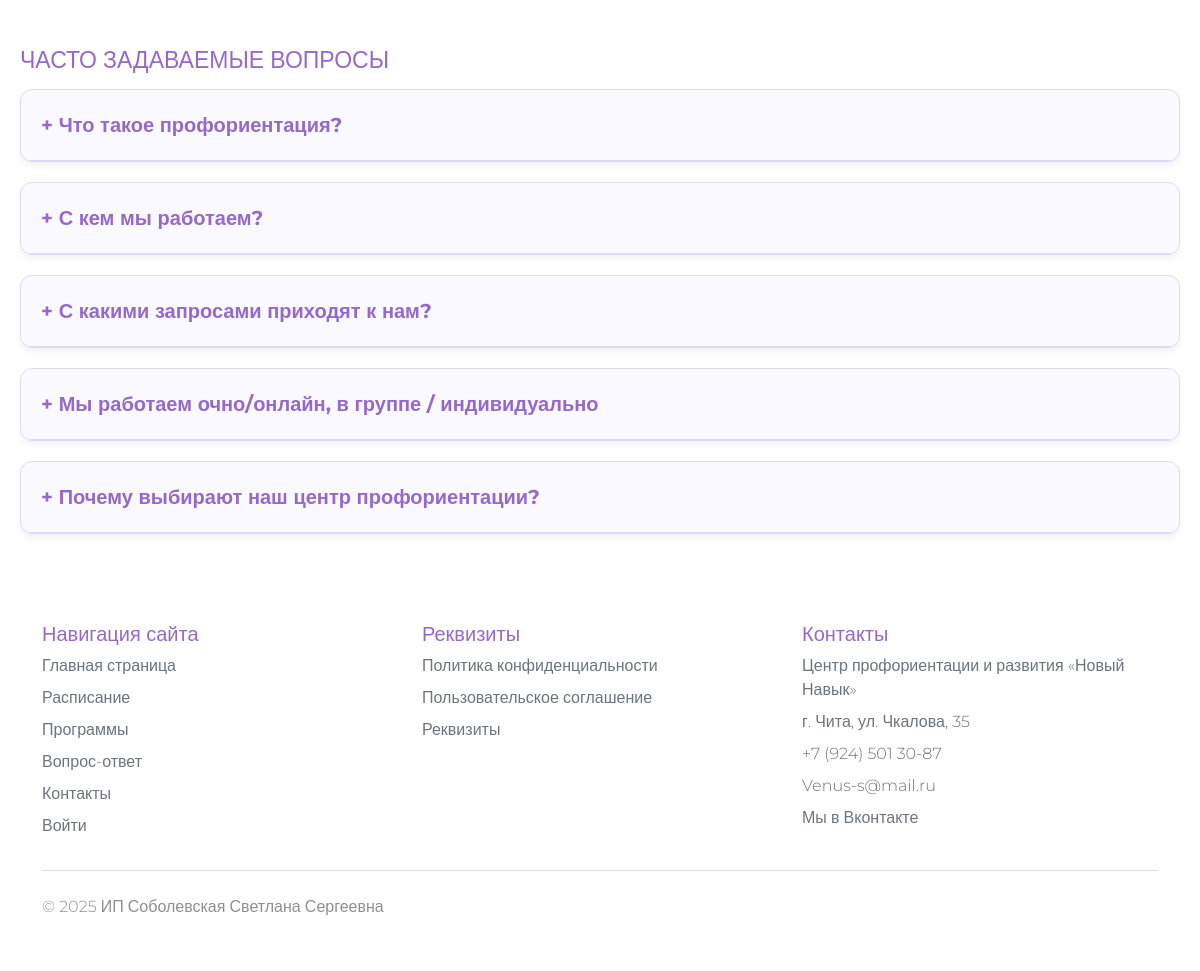
Screenshot of /faq/ with the database file from the repository.
### app_service/models.py (models this page shows, shortened)
class FAQ(models.Model):
    question = models.CharField("Вопрос", max_length=255)
    answer = models.TextField("Ответ")
    class Meta:
        verbose_name = "Частый вопрос"
        verbose_name_plural = "Частые вопросы"

### www/views.py (the view)
# urls.py: path('faq/', faq_view, name='faq'),
def faq_view(request):
    faqs = FAQ.objects.all()
    return render(request, 'www/faq.html', {'faq_list': faqs})

### templates/www/faq.html (shortened to what this page needs)
{% extends 'base.html' %}
{% load static %}
{% block main %}
    <div class="container faq-container">
        <h1>Часто задаваемые вопросы</h1>
        {% for faq in faq_list %}
            <div class="faq-item">
                <div class="faq-question">+ {{ faq.question }}</div>
            </div>
        {% endfor %}
    </div>
{% endblock %}

### static/css/style_main.css (style rules this page uses)
* { box-sizing: border-box; }
body { color: #8f8f8f; background: white; font-family: "Montserrat", sans-serif; font-weight: 300; -webkit-font-smoothing: antialiased; }
h1 { font-size: 23px; line-height: 1.8; text-transform: uppercase; color: #9569cb; }

### templates/www/faq.html (style rules this page uses)
.faq-container { margin: 40px auto; max-width: 1200px; padding: 0 20px; }
.faq-item { background-color: #f9f9ff; border: 1px solid #e0d9f5; border-radius: 12px; box-shadow: 0 4px 6px rgba(0, 0, 0, 0.05); margin-bottom: 20px; overflow: hidden; transition: transform 0.3s ease, box-shadow 0.3s ease; }
.faq-question { font-size: 20px; font-weight: bold; color: #9569cb; padding: 20px; cursor: pointer; border-bottom: 1px solid #e0d9f5; }

### rows the page displays
FAQ: question "Что такое профориентация?"
FAQ: question "С кем мы работаем?"
FAQ: question "С какими запросами приходят к нам?"
FAQ: question "Мы работаем очно/онлайн, в группе / индивидуально"
FAQ: question "Почему выбирают наш центр профориентации?"
